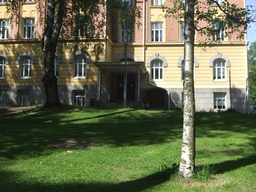
//> input picture image/garden.png, 256 x 192 px, shrunk from 912 x 684 before the run
$ ./integral_image   (built with g++ and OpenCV 4)
//> lines starting //> are read from the running program, lines starting //| are printed output that depends on the picture
#include <iostream>
#include <fstream>
#include <cv.h>
#include <highgui.h>
using namespace std;
using namespace cv;

void myboxBlur(Mat& src, Mat& dest, Size ksize);
void myintegral(Mat& src, Mat& dest);
void boxBlurIntegral(Mat& src, Mat& dest, Size ksize);

void speedTest(Mat& src);

int main(int argc, char** argv)
{
	Mat src = imread("garden.png");
//> src is the input picture: 192 rows x 256 cols, CV_8UC3; mean B, G, R 75.1, 104.3, 98.6
	if(src.empty())cout<<"please input valid file"<<endl;

	Mat destMY;//my blur function
	Mat destII;//integral image
	Mat destCV;//OpenCV blur function
	Size kernel = Size(15,15);

	//(1) my basic implimentaion of box blur filtering
	int64 t = getTickCount();
	myboxBlur(src,destMY,kernel);
	cout<<"my box"<<(getTickCount()-t)*1000.0/getTickFrequency()<<"ms"<<endl;
	imshow("test",destMY);
	waitKey();

	//(3)integral image based implimentaion
	t = getTickCount();
	boxBlurIntegral(src,destII,kernel);
	cout<<"integral box"<<(getTickCount()-t)*1000.0/getTickFrequency()<<"ms"<<endl;
	imshow("test",destII);
	waitKey();

	t = getTickCount();
	//(5) OpenCV original implimentation
	boxFilter(src,destCV,-1,kernel);
	cout<<"cv box"<<(getTickCount()-t)*1000.0/getTickFrequency()<<"ms"<<endl;
	imshow("test",destCV);
	waitKey();

	//(6) test function of computational cost
	speedTest(src);

	return 0;
}

void myboxBlur(Mat& src, Mat& dest, Size ksize)
{
//> called with ksize = Size(15, 15)
	if(dest.empty())dest.create(src.size(),src.type());

	const int kh = ksize.height/2;
	const int kw = ksize.width/2;
	const double div  = 1.0/ksize.area();
	Mat im;
	//(2) make border image for outof range of kernel window
	copyMakeBorder(src,im,kh,kh,kw,kw,BORDER_REPLICATE);
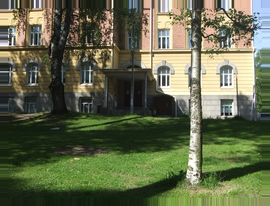
//> im: 206 rows x 270 cols, CV_8UC3; mean B, G, R 75.3, 103.8, 97.7

#pragma omp parallel for
	for(int j=0;j<dest.rows;j++)
	{
		uchar* d = dest.ptr<uchar>(j);
		for(int i=0;i<dest.cols;i++)
		{
			int r=0;
			int g=0;
			int b=0;
			for(int l=0;l<ksize.height;l++)
			{
				uchar* s = im.ptr<uchar>(j+l);
				s+=3*i;
				for(int k=0;k<ksize.width;k++)
				{
					r += s[0];
					g += s[1];
					b += s[2];
					s+=3;
				}
			}
			d[0]=saturate_cast<uchar>(r*div);
			d[1]=saturate_cast<uchar>(g*div);
			d[2]=saturate_cast<uchar>(b*div);
			d+=3;
		}
	}
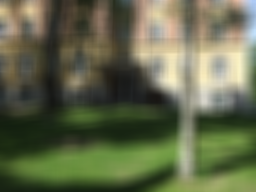
//> dest: 192 rows x 256 cols, CV_8UC3; mean B, G, R 75.1, 104.3, 98.5
}

void boxBlurIntegral(Mat& src, Mat& dest, Size ksize)
{
//> called with ksize = Size(15, 15)
	if(dest.empty())dest.create(src.size(),src.type());
	const int kh = ksize.height/2;
	const int kw = ksize.width/2;
	const double div  = 1.0/ksize.area();
	Mat im;
	copyMakeBorder(src,im,kh,kh,kw,kw,BORDER_REPLICATE);

	Mat sum;
	integral(im,sum,CV_32SC3);
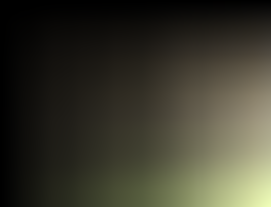
//> sum: 207 rows x 271 cols, CV_32SC3; mean B, G, R 1015046.9, 1303799.6, 1332852.9; drawn with min black and max white
	const int step = 3*ksize.width;
#pragma omp parallel for
	for(int j=0;j<dest.rows;j++)
	{
		uchar* d = dest.ptr<uchar>(j);
		int* sp=sum.ptr<int>(j+ksize.height);
		int*  s=sum.ptr<int>(j);
		for(int i=0;i<dest.cols;i++)
		{
			//(4) get box blur value from integral image
			d[0]=saturate_cast<uchar>((s[0]-s[step+0]-sp[0]+sp[step+0])*div);
			d[1]=saturate_cast<uchar>((s[1]-s[step+1]-sp[1]+sp[step+1])*div);
			d[2]=saturate_cast<uchar>((s[2]-s[step+2]-sp[2]+sp[step+2])*div);
			d+=3;
			s+=3;
			sp+=3;
		}
	}
}

void speedTest(Mat& src)
{
	ofstream plot("plot");
	const int maxiter=10;

	Mat dest;

	for(int k=0;k<20;k++)
	{
		cout<<2*k+1<<endl;
		Size kernel = Size(2*k+1,2*k+1);

		double t1=0.0;
		double t2=0.0;
		double t3=0.0;
		for(int i=0;i<maxiter;i++)
		{
			int64 t = getTickCount();
			myboxBlur(src,dest,kernel);
			t1 += (getTickCount()-t)*1000.0/getTickFrequency();

			t = getTickCount();
			boxBlurIntegral(src,dest,kernel);
			t2 += (getTickCount()-t)*1000.0/getTickFrequency();

			t = getTickCount();
			boxFilter(src,dest,-1,kernel);
			t3 += (getTickCount()-t)*1000.0/getTickFrequency();

		}
		cout<<"my       box"<<t1/maxiter<<"ms"<<endl;
		cout<<"integral box"<<t2/maxiter<<"ms"<<endl;
		cout<<"cv       box"<<t3/maxiter<<"ms"<<endl;

		plot<<2*k+1<<" "<<t1/maxiter<<" "<<t2/maxiter<<" "<<t3/maxiter<<endl;
	}
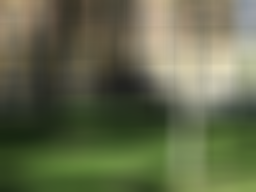
//> dest: 192 rows x 256 cols, CV_8UC3; mean B, G, R 75.1, 104.4, 98.7
}
